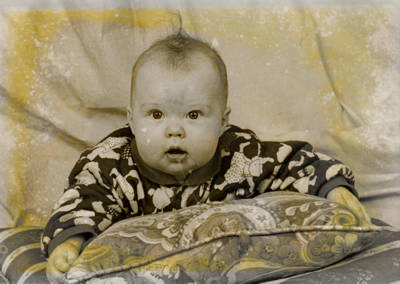
#> input picture Assignment 1/Damaged.jpg, 400 x 284 px
$ jupyter execute C18477502Assignment1.ipynb
#> lines starting #> are read from the running program, lines starting #| are printed output that depends on the picture; after the words box and inside, x2 and y2 are one past the last pixel; in counts of white or black regions, pixels touching at a corner belong together
[cell 1]
#Matthew Ennis C18477502
#My algorithm works as follows:
#The focus on the saturation channel since photos left out in the sun are usually desaturated
#After singling out the saturation, a threshold is found so that the damaged area can be selected
#Morphology is used to get a cleaner and better mask
#A border is also applied since the edge of the photo is guaranteed to be undamaged
#After that, the saturation is increased in the damaged area
#The damaged and undamaged sections are added back together
#This new improved saturation layer is combined with the original hue and value layers
#This is converted to grayscale and a gaussian blur is applied to smooth out any imperfections in the photo
#I realise the goal is to sharpen rather than blur but many photos have small scratches etc that would be better blurred imo

import cv2
from matplotlib import pyplot as plt
import numpy as np

filename = input("Enter file name: ")
#> the answer given: Damaged.jpg

original = cv2.imread(filename)
#> original is the input picture: shape (284, 400, 3); mean B, G, R 108.6, 138.5, 151.5

original = cv2.cvtColor(original, cv2.COLOR_BGR2RGB)
h, w, d = original.shape
#> h = 284; w = 400; d = 3

plt.imshow(original);

[cell 2]
hsv = cv2.cvtColor(original, cv2.COLOR_RGB2HSV)
#> hsv: shape (284, 400, 3); mean H, S, V 20.9, 80, 151.5
sat = hsv[:,:,1]
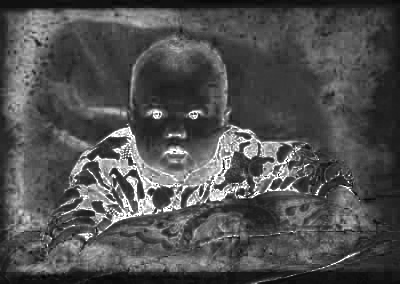
#> sat: shape (284, 400); min 0, max 255, mean 80

plt.imshow(sat, cmap="gray");

[cell 3]
thresh = np.median(sat)
#> thresh = 69

t, binsat = cv2.threshold(sat, thresh=thresh, maxval=255, type=cv2.THRESH_BINARY)
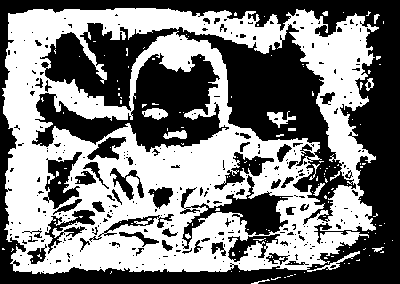
#> binsat: shape (284, 400); 49.4% white; 146 white regions (132 under 20 px), largest, box (x1, y1, x2, y2) and area: (2, 8, 379, 274) 54756, (267, 111, 296, 128) 209, (142, 108, 168, 120) 200
#> t = 69

if binsat[0,0] == 255:
    binsat = cv2.bitwise_not(binsat)

plt.imshow(binsat, cmap="gray");

[cell 4]
ellipse = cv2.getStructuringElement(cv2.MORPH_ELLIPSE,(h//25,h//25))

binsat = cv2.morphologyEx(binsat,cv2.MORPH_CLOSE,ellipse)
#> binsat: shape (284, 400); 63.5% white; 18 black regions, largest, box (x1, y1, x2, y2) and area: (0, 0, 400, 284) 15231, (210, 35, 328, 143) 7531, (131, 59, 219, 148) 5098
binsat = cv2.morphologyEx(binsat,cv2.MORPH_OPEN,ellipse)
#> binsat: shape (284, 400); 62.1% white; 11 black regions, largest, box (x1, y1, x2, y2) and area: (0, 0, 400, 284) 20536, (45, 23, 220, 148) 10413, (210, 35, 331, 159) 7796

plt.imshow(binsat, cmap="gray");

[cell 5]
border = np.zeros((h,w), dtype='uint8')
border[10:-10,10:-10] = 255

plt.imshow(border, cmap="gray");

[cell 6]
mask = cv2.bitwise_and(binsat,border)
#> mask: shape (284, 400); 61.1% white; 11 black regions, largest, box (x1, y1, x2, y2) and area: (0, 0, 400, 284) 21598, (45, 23, 220, 148) 10413, (210, 35, 331, 159) 7796

plt.imshow(mask,cmap="gray");

[cell 7]
damaged = sat & mask
undamaged = sat & cv2.bitwise_not(mask)
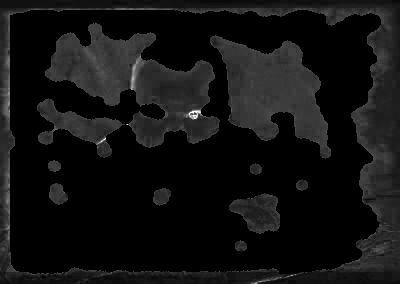
#> undamaged: shape (284, 400); min 0, max 255, mean 18.1

plt.subplot(1,2,1)
plt.imshow(damaged,cmap="gray")

plt.subplot(1,2,2)
plt.imshow(undamaged,cmap="gray");

[cell 8]
dgraph = damaged.ravel()
ugraph = undamaged.ravel()

plt.subplot(1,2,1)
plt.hist(dgraph,bins=256,range=[0,256])

plt.subplot(1,2,2)
plt.hist(ugraph,bins=256,range=[0,256]);
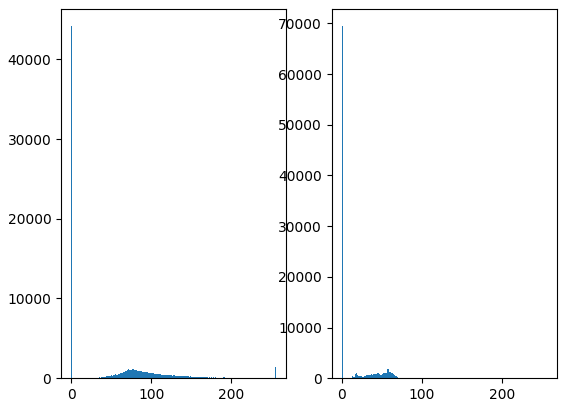
#> figure drawn by matplotlib, 2 panels; panel 1: tallest bar 44158 high, from x = 0 to 1; panel 2: tallest bar 69446 high, from x = 0 to 1

[cell 9]
np.add(damaged,int(np.mean(damaged)-np.mean(undamaged)),out=damaged,casting="unsafe")
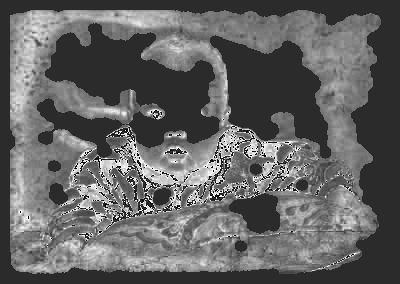
#> damaged: shape (284, 400); min 0, max 255, mean 98.9

plt.imshow(damaged,cmap="gray");

[cell 10]
sat = damaged + undamaged
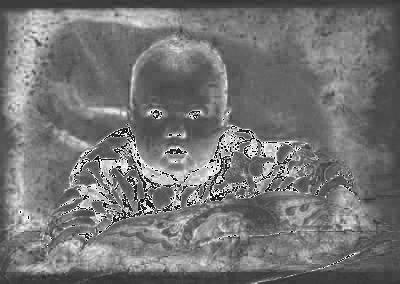
#> sat: shape (284, 400); min 0, max 255, mean 117

plt.imshow(sat, cmap="gray");

[cell 11]
hue = hsv[:,:,0]
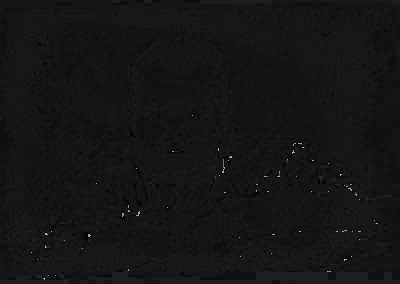
#> hue: shape (284, 400); min 0, max 178, mean 20.9
val = hsv[:,:,2]
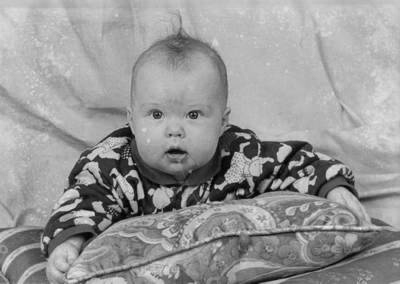
#> val: shape (284, 400); min 0, max 240, mean 151.5

new = cv2.merge([hue,sat,val])
#> new: shape (284, 400, 3); mean H, S, V 20.9, 117, 151.5
new = cv2.cvtColor(new, cv2.COLOR_HSV2RGB)
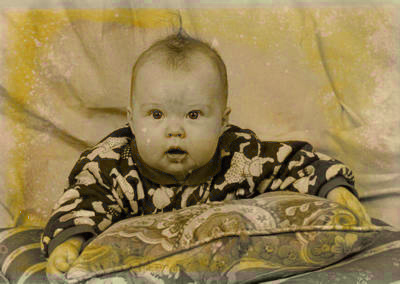
#> new: shape (284, 400, 3); mean R, G, B 151.5, 130.5, 83.2

plt.imshow(new);

[cell 12]
new = cv2.cvtColor(new, cv2.COLOR_RGB2GRAY)
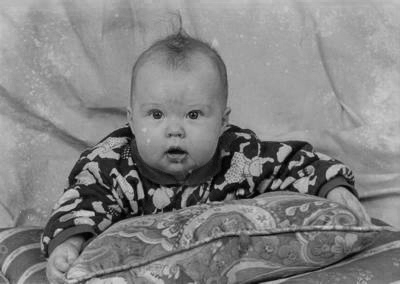
#> new: shape (284, 400); min 0, max 214, mean 131.4

plt.imshow(new,cmap="gray");

[cell 13]
gaussian = np.array([[1,4,1],[4,7,4],[1,4,1]], dtype=float) / 27
new = cv2.filter2D(new, ddepth=-1, kernel=gaussian)

plt.imshow(new,cmap="gray");
